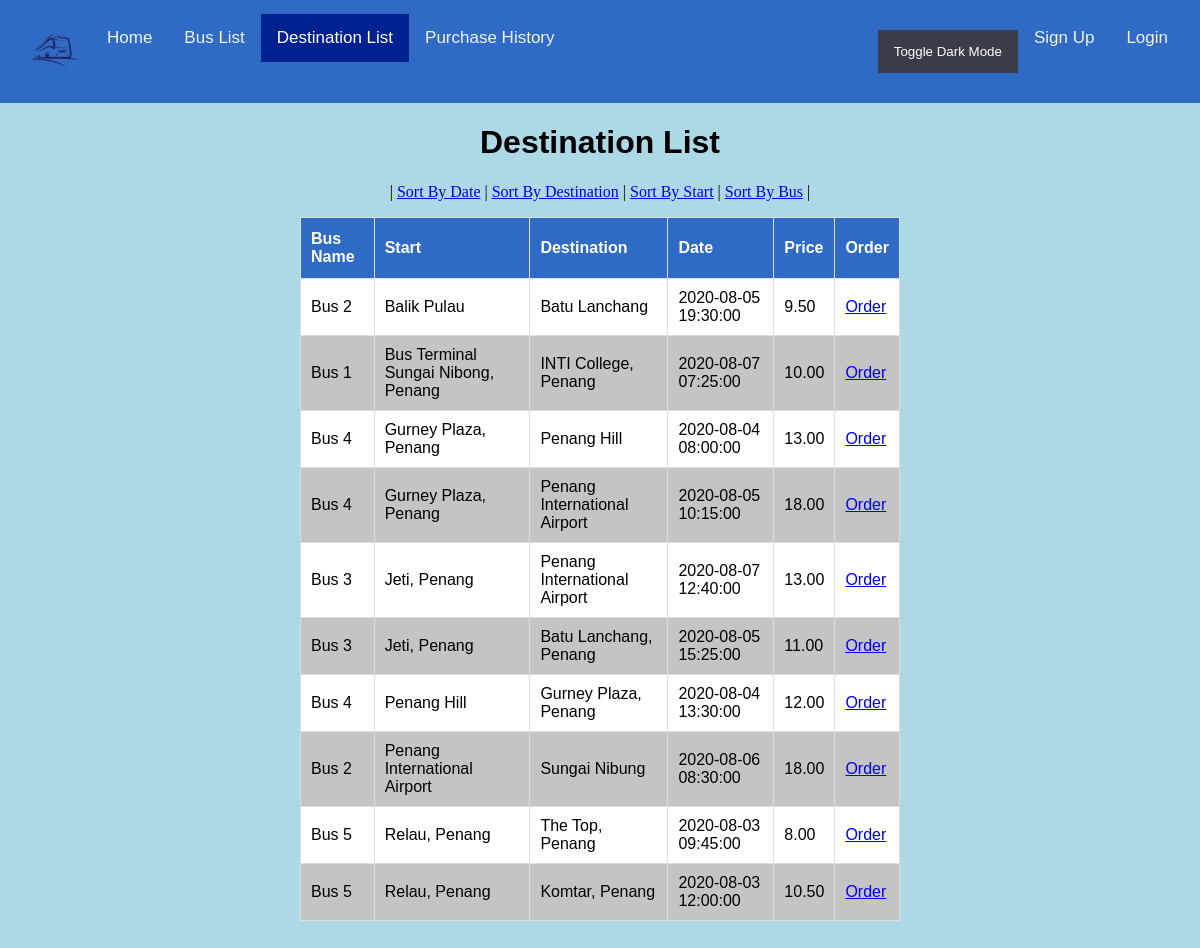
The page /destList.php?sort=2 on the database its author committed.
### tables this page shows
CREATE TABLE `route` (
  `route_id` int(11) NOT NULL,
  `start` varchar(250) NOT NULL,
  `destination` varchar(250) NOT NULL,
  `date` datetime NOT NULL,
  `price` decimal(6,2) NOT NULL,
  `bus_id` int(11) NOT NULL
);

CREATE TABLE `bus` (
  `bus_id` int(11) NOT NULL,
  `bus_name` varchar(50) NOT NULL
);

### destList.php (the view, shortened to what this page needs)
<html>
    <head>
        <link rel="stylesheet" href="style.css">
    </head>
    <body>
        <?php
            include ('header.php');
        ?>
        <center>
        <h1>Destination List</h1>
		<p>| <a href="destList.php">Sort By Date</a> | <a href="destList.php?sort=1">Sort By Destination</a> |
		<a href="destList.php?sort=2">Sort By Start</a> | <a href="destList.php?sort=3">Sort By Bus</a> |</p>
        <?php
            require("database.php");
            $sql= "SELECT * from route";
            $result = $connect->query($sql);
            if($result->num_rows > 0) {
                $query = mysqli_query($connect, "SELECT * from route");
		        while ($row = mysqli_fetch_array($query)) {
			        $rows[] = $row;
		        }
		        usort($rows, 'sort_routes');
				echo "<table border = '1' id='table'>";
				echo "	<tr>
						<th>Bus Name</th>
						<th>Start</th>
						<th>Destination</th>
						<th>Date</th>
                        <th>Price</th>
                        <th>Order</th>
						</tr>";
				foreach ($rows as $row){
					$id = $row['bus_id'];
					$query = "SELECT bus_name FROM bus WHERE bus_id = '$id'";
					$busName = mysqli_query($connect, $query);
					$busName = mysqli_fetch_row($busName);
					$busName = $busName[0];
					echo "<tr>";
					echo "<td>".$busName."</td>";
					echo "<td>".$row['start']."</td>";
					echo "<td>".$row['destination']."</td>";
					echo "<td>".$row['date']."</td>";
                    echo "<td>".$row['price']."</td>";
                    if((isset($_SESSION['login']) && $_SESSION['login'] == 'OK')) {
                        echo "<td><a href='purDetails.php?id=".$row['route_id']."'?>Order</a></td>";
                    }else{
                        echo "<td><a href='login.php'>Order</a></td>";
                    }
					echo "</tr>";
				}
                echo "</table>";
            }else {
                echo "0 results";
            }
        ?>
        </center>
    </body>
</html>

### style.css (style rules this page uses)
body { margin-top: 0; margin-left: 0; margin-right: 0; margin-bottom: 50; background-color: lightblue; }
h1 { font-family: "Trebuchet MS", Arial, Helvetica, sans-serif; }
#table { font-family: "Trebuchet MS", Arial, Helvetica, sans-serif; border-collapse: collapse; width: 50%; }
#table td, #table th { border: 1px solid #ddd; padding: 10px; color: black; }
#table tr:nth-child(even) { background-color: #ffffff; }
#table tr:nth-child(odd) { background-color: #c4c4c4; }
#table th { padding-top: 12px; padding-bottom: 12px; text-align: left; background-color: rgb(47, 107, 196); color: white; }

### rows shown on the page
route: bus.bus_name "Bus 2", start "Balik Pulau", destination "Batu Lanchang", date "2020-08-05 19:30:00", price "9.50"
route: bus.bus_name "Bus 1", start "Bus Terminal Sungai Nibong, Penang", destination "INTI College, Penang", date "2020-08-07 07:25:00", price "10.00"
route: bus.bus_name "Bus 4", start "Gurney Plaza, Penang", destination "Penang Hill", date "2020-08-04 08:00:00", price "13.00"
route: bus.bus_name "Bus 4", start "Gurney Plaza, Penang", destination "Penang International Airport", date "2020-08-05 10:15:00", price "18.00"
route: bus.bus_name "Bus 3", start "Jeti, Penang", destination "Penang International Airport", date "2020-08-07 12:40:00", price "13.00"
route: bus.bus_name "Bus 3", start "Jeti, Penang", destination "Batu Lanchang, Penang", date "2020-08-05 15:25:00", price "11.00"
route: bus.bus_name "Bus 4", start "Penang Hill", destination "Gurney Plaza, Penang", date "2020-08-04 13:30:00", price "12.00"
route: bus.bus_name "Bus 2", start "Penang International Airport", destination "Sungai Nibung", date "2020-08-06 08:30:00", price "18.00"
route: bus.bus_name "Bus 5", start "Relau, Penang", destination "The Top, Penang", date "2020-08-03 09:45:00", price "8.00"
route: bus.bus_name "Bus 5", start "Relau, Penang", destination "Komtar, Penang", date "2020-08-03 12:00:00", price "10.50"
